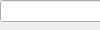
<ui version="4.0">
 <widget class="QDialog" name="Dialog">
  <property name="windowTitle">
   <string>Connection settings</string>
  </property>
  <widget class="QLabel" name="label">
   <property name="text">
    <string>Enter the server address</string>
   </property>
  </widget>
  <widget class="QLineEdit" name="host">
   <property name="objectName">
    <string>hostEdit</string>
   </property>
  </widget>
 </widget>
</ui>
